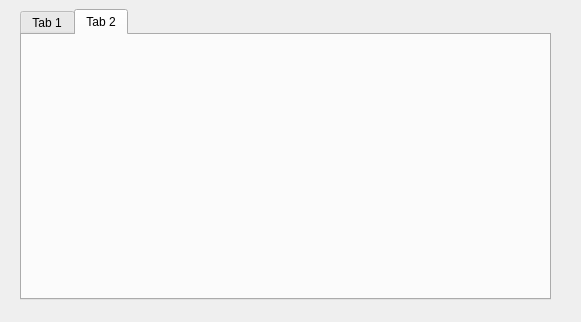
<?xml version="1.0" encoding="UTF-8"?>
<ui version="4.0">
 <class>Widget</class>
 <widget class="QWidget" name="Widget">
  <property name="geometry">
   <rect>
    <x>0</x>
    <y>0</y>
    <width>581</width>
    <height>322</height>
   </rect>
  </property>
  <property name="windowTitle">
   <string>Widget</string>
  </property>
  <widget class="QTabWidget" name="tabWidget">
   <property name="geometry">
    <rect>
     <x>20</x>
     <y>9</y>
     <width>531</width>
     <height>291</height>
    </rect>
   </property>
   <property name="currentIndex">
    <number>1</number>
   </property>
   <widget class="QWidget" name="tab">
    <attribute name="title">
     <string>Tab 1</string>
    </attribute>
   </widget>
   <widget class="QWidget" name="tab_2">
    <attribute name="title">
     <string>Tab 2</string>
    </attribute>
   </widget>
  </widget>
 </widget>
 <layoutdefault spacing="6" margin="11"/>
 <resources/>
 <connections/>
</ui>
